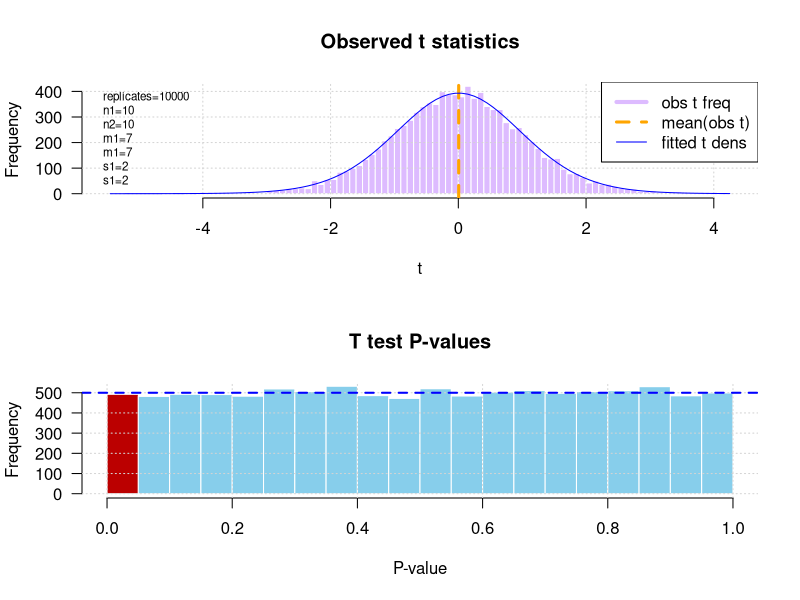
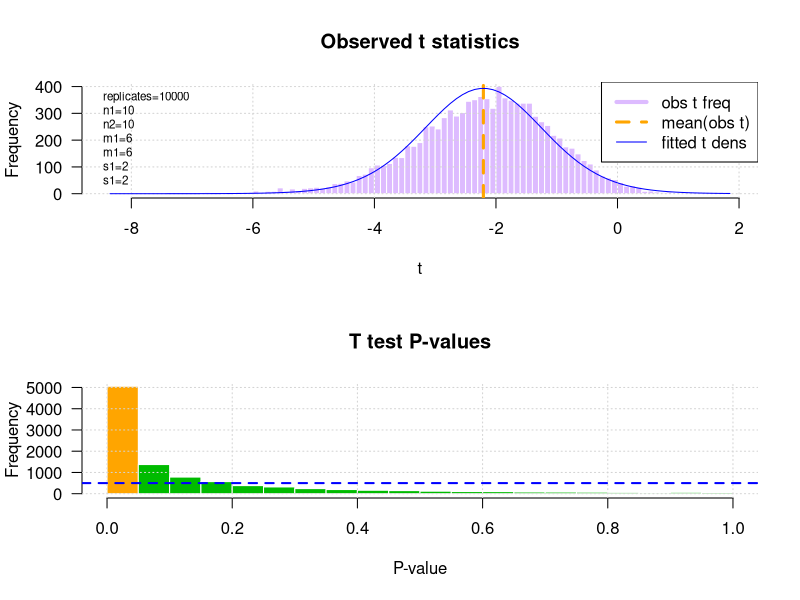

These figures' R source, in order:
## ---- chunk 1
library(knitr)

options(width = 300)
# options(encoding = 'UTF-8')
knitr::opts_chunk$set(
  fig.width = 7, fig.height = 5, 
  fig.path = 'figures/canale23_',
  fig.align = "center", 
  size = "tiny", 
  echo = TRUE, 
  eval = TRUE, 
  warning = FALSE, 
  message = FALSE, 
  results = TRUE, 
  comment = "")

options(scipen = 12) ## Max number of digits for non-scientific notation
# knitr::asis_output("\\footnotesize")

## ---- chunk 2
## Parameters for the exercise
replicates <- 10000     ## Number of replicates
alpha <- 0.05  ## Accepted risk for type I error
## ---- chunk 3
#### Population parameters ####
n1 <- 10     ## Taille du premier échantillon
n2 <- 10     ## Taille du second échantillojn
mu1 <- 7     ## Moyenne de la 1ere population
mu2 <- 7     ## Moyenne de la 2eme population
sigma1 <- 2  ## Ecart-type de la 1ere population
sigma2 <- 2  ## Ecart-type de la 2eme population

## On tire des échantillons des deux populations respectives
x1 <- rnorm(n = n1, mean = mu1, sd = sigma1)
x2 <- rnorm(n = n2, mean = mu2, sd = sigma2)
## ---- chunk 4
## Moyennes d'échantillons
m1 <- mean(x1)
m2 <- mean(x2)

## Ecarts-types d'échantillons
s1 <- sqrt(sum((x1 - m1)^2)/n1)
s2 <- sqrt(sum((x2 - m2)^2)/n2)


## Estimateurs de moyennes des populations
mu1_est <- m1
mu2_est <- m2

## Estimateurs des écarts-types d'échantillons
sigma1_est <- sqrt(sum((x1 - m1)^2)/(n1-1))
sigma2_est <- sqrt(sum((x2 - m2)^2)/(n2-1))


## Vérification : la fonction sd() ne retourne pas l'écart-type de l'échantillon : 
## elle retourne un estimateur de l'écart-type de la population
kable(
  data.frame(matrix(ncol=4, nrow=2, c(
    1, 2,
    s1, s2,
    sigma1_est, sigma2_est, 
    sd(x1), sd(x2))
  )), 
  col.names = c("sample", "s", "sigma_est", "sd() result"))

## ---- chunk 5

#### Réalisation du test de Student ####

## Utilisation de la fonction t.test() pour réaliser le test de Student
ttest_result <- t.test(x1, x2, 
       var.equal = TRUE,  ## On postule les variances égales
       alternative = "two.sided", ## Test bilatéral
       conf.level = 1 - alpha ## Niveau de confiance
       )

## Imprimer le rapport du test de Student
print(ttest_result)

## Récupérer les informations dans un vecteur nommé
kable(c("Statistics: t " = unname(ttest_result$statistic), ## statistique de Student calculée
        "Parameter: df " = unname(ttest_result$parameter),         ## paramètre de la distribution de Student (degrés de liberté)
        "P-value " = ttest_result$p.value), 
      col.names = "value")

## ---- chunk 6
#### Réalisation manuelle du test de Student ####

n1 <- length(x1) ## Taille d'échantillon
m1 <- sum(x1) / n1 ## Moenne du premier échantillon
s1 <- sqrt(sum((x1 - m1)^2)/n1) ## Ecart-type du premier échantillon

## Idem pour le second échantillon
n2 <- length(x2) 
m2 <- sum(x2) / n2
s2 <- sqrt(sum((x2 - m2)^2)/n2)

## Afficher les paramètres des échantillons
kable(
  data.frame(matrix(ncol=4, nrow=2, c(
    1, 2,
    n1, n2, 
    round(digits=2, m1), round(digits=2, m2),
    round(digits=2, s1), round(digits=2, s2)
  ))), 
  col.names = c("sample", "n", "m", "s"))

## ---- chunk 7
## Estimation des moyennes de population
mu1_est <- m1
mu2_est <- m2

## Estimation des écarts-types
sigma1_est <- s1 * sqrt(n1/(n1-1))
sigma2_est <- s2 * sqrt(n2/(n2-1))

## Afficher les paramètres estimés pour la population
kable(
  data.frame(matrix(ncol=3, nrow=2, c(
    1, 2,
    round(digits=2, mu1_est), round(digits=2, mu2_est),
    round(digits=3, sigma1_est), round(digits=3, sigma2_est)
  ))), 
  col.names = c("population", "$\\hat{\\mu}$", "$\\hat{\\sigma}$"))

#cat("mu1_est = ", round(digits=2, mu1_est), "sigma1_est", round(digits=3, sigma1_est))
#cat("mu2_est = ", round(digits=2, mu2_est), "sigma2_est", round(digits=3, sigma2_est))


## ---- chunk 8
#### Calcul des estimateurs au moyen des fonctions R mean() et sd() ####
mean1 <- mean(x1)
mean2 <- mean(x2)
sd1 <- sd(x1)
sd2 <- sd(x2)

## Afficher les paramètres estimés pour la population
kable(
  data.frame(matrix(ncol=3, nrow=2, c(
    1, 2,
    round(digits=2, mean1), round(digits=2, mean2),
    round(digits=3, sd1), round(digits=3, sd2)
  ))), 
  col.names = c("fonctions R", "`mean()`", "`sd()`"))

#cat("mean1 = ", round(digits=2, mean1), "sd1", round(digits=2, sd1))
#cat("mean2 = ", round(digits=2, mean2), "sd2", round(digits=2, sd2))

## Print the result for the knitr report
result <- t(data.frame(
  "moyennes de populations" = c(mu1, mu2),
  "moyennes d'échantillons" = c(m1, m2),
  "moyennes estimées" = c(mu1_est, mu2_est),
  "écarts-types de population" = c(sigma1, sigma2),
  "écarts-types d'échantillons" = c(s1, s2),
  "écarts-types estimés" = c(sigma1_est, sigma2_est)))
colnames(result) <- c("Population 1", "Population 2")

kable(as.data.frame(result), digits = 2, caption = "Estimation des paramètres de centralité (moyenne) et dispersion (écart-type) des populations à partir des échantillons. ")


## ---- chunk 9

## Difference between sample means
diff <- m1 - m2

## Estimation of the standard error on the difference between sample means
Student.diff.err <- sqrt((1/n1 + 1/n2) * (n1 * s1^2 + n2 * s2^2) / (n1 + n2 - 2))

## Student statistics
Student.t <- diff / Student.diff.err


## Print Student statistics with 5 significant digits
cat("Student statistics  t =", signif(digits=5, Student.t))

## ---- chunk 10
#### Calcul de la P-valeur ####
Student.df <- n1 + n2 - 2
Student.p <- 2 * pt(q = abs(Student.t), df = Student.df, lower.tail = FALSE)

## Affichage du résultat
cat("Student P-value  t =", signif(digits=5, Student.p))

## Comparaison du résultat de la fonction t.test() et du calcul manuel
kable(
  data.frame(matrix(ncol=4, nrow=2, c(
    "`t.test()`", "Calcul manuel",
    ttest_result$parameter, Student.df, 
    round(digits=2, ttest_result$statistic), round(digits=2, Student.t), 
    signif(digits=5, ttest_result$p.value), signif(digits=5, Student.p)
  ))), 
  col.names = c("méthode de calcul", "df", "$t$", "$p$"))

ttest_result$p.value

## ---- chunk 11
## Expected number of false positives
exp_fp <- replicates * alpha
## ---- chunk 12

#' Effectue un test t (Student ou Welch) sur deux échantillons simulés
#'
#' Cette fonction génère deux échantillons indépendants selon des lois normales
#' de paramètres spécifiés, puis effectue automatiquement :
#' \itemize{
#'   \item un test t de Student si les écarts-types sont égaux ;
#'   \item un test t de Welch si les écarts-types diffèrent.
#' }
#'
#' La fonction renvoie la statistique de test t ainsi que la valeur p.
#'
#' @param n1 Taille de l'échantillon 1.
#' @param n2 Taille de l'échantillon 2.
#' @param m1 Moyenne de la population 1.
#' @param m2 Moyenne de la population 2.
#' @param s1 Écart-type de la population 1.
#' @param s2 Écart-type de la population 2.
#'
#' @return Un vecteur numérique nommé de longueur 2 :
#' \describe{
#'   \item{t}{La statistique du test.}
#'   \item{p}{La valeur p associée.}
#' }
#'
#' @examples
#' # Écarts-types égaux → Student
#' one_test(10, 10, 7, 7, 2, 2)
#'
#' # Écarts-types différents → Welch
#' one_test(10, 10, 7, 7, 2, 4)
#'
#' @export
one_test <- function(n1, n2, m1, m2, s1, s2) {
  
  # Échantillons simulés
  x1 <- rnorm(n1, mean = m1, sd = s1)
  x2 <- rnorm(n2, mean = m2, sd = s2)
  
  # Choix automatique du test
  equal_var <- (s1 == s2)
  
  ttest <- t.test(x1, x2, var.equal = equal_var)
  
  c(t = ttest$statistic, p = ttest$p.value)
}
## ---- chunk 13
#### Replicate the t test ####

## Parameterss
n1 = 10
n2 = 10
m1 = 7
m2 = 7
s1 = 2
s2 = 2

## Replications of the t test
results_H0 <- data.frame(t(replicate(
  n = replicates, 
  expr = one_test(n1 = n1, n2 = m2, m1 = m1, m2 = m2, s1 = s1, s2 = s2))))
colnames(results_H0) <- c("t", "p")
# head(results_H0)
## ---- chunk 14

#### plot the histograms of t statistics and P-values in the simulated t-tests under H0 ####
ttest_histograms <- function (ttest_results,
                              col_t_obs = "#DDBBFF",
                              col_t_mean = "orange",
                              col_t_fit = "blue",
                              col_p_pos = "#BB0000",
                              col_p_neg = "skyblue",
                              col_p_exp  = "blue") {
  
  par(mfrow=c(2,1))
  ## Hstogram of observed t statistics
  t_hist <- hist(ttest_results$t, breaks = 100, 
                 main = "Observed t statistics",
                 xlab = "t",
                 col = col_t_obs, 
                 border="white",
                 las = 1)
  grid()
  abline(v = mean(ttest_results$t), col = col_t_mean, lwd = 3, lty="dashed")
  
  ## Fit a Student density function over the observed t statistics
  x <- t_hist$mids
  n_breaks <- length(t_hist$breaks) ## Number of class intervals in the histogram
  w <- t_hist$breaks[2:n_breaks] - t_hist$breaks[1:(n_breaks - 1)]
  y <- dt(x = t_hist$mids - mean(ttest_results$t), df = n1 + n2 - 2) * replicates * w
  lines(x = x, y = y, col = col_t_fit)
  
  legend("topright", 
         legend = c("obs t freq", 
                    "mean(obs t)",
                    "fitted t dens"),
         col = c(col_t_obs, col_t_mean, col_t_fit),
         lwd = c(4, 3, 1),
         lty = c("solid", "dashed", "solid"),
         cex==0.7)
  
  legend("topleft", 
         legend = c(
           paste0("replicates=", replicates),
           paste0("n1=", n1),
           paste0("n2=", n2),
           paste0("m1=", m1),
           paste0("m1=", m1),
           paste0("s1=", s1),
           paste0("s1=", s1)
         ), bty = "n",
         cex = 0.7)
  
  sum(t_hist$counts)
  
  ## Hstogram of t-test P-values
  p_hist <- hist(ttest_results$p, 
                 breaks = seq(from = 0, to = 1, by = 0.05), 
                 main = "T test P-values",
                 xlab = "P-value",
                 col = c(col_p_pos, rep(length.out = 19, col_p_neg)), border="white",
                 las = 1)
  grid()
  abline(h = replicates / 20, col = col_p_exp, lwd = 2, lty = "dashed")
  
  par(mfrow=c(1,1))
}

ttest_histograms(ttest_results = results_H0, col_p_pos = "#BB0000", col_p_neg = "skyblue")


## ---- chunk 15
n_FP <- sum(results_H0$p < alpha)
## ---- chunk 16
#### Replicate the t test ####

## Parameterss
n1 = 10
n2 = 10
m1 = 6
m2 = 8
s1 = 2
s2 = 2

## Replications of the t test
results_H1 <- data.frame(t(replicate(
  n = replicates, 
  expr = one_test(n1 = n1, n2 = m2, m1 = m1, m2 = m2, s1 = s1, s2 = s2))))
colnames(results_H1) <- c("t", "p")
# head(results_H1)
## ---- chunk 17

ttest_histograms(ttest_results = results_H1, col_p_pos = "orange", col_p_neg = "#00BB00")

## ---- chunk 18
#### Calcul de la puissance du test

n_pos <- sum(results_H1$p <= alpha)
n_neg <- sum(results_H1$p > alpha)
ttest_power <- n_neg / replicates

